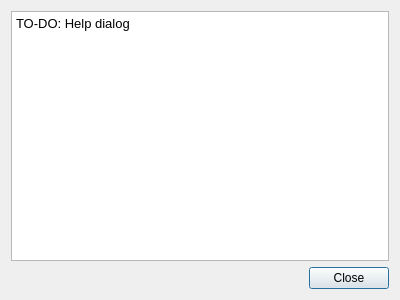
<?xml version="1.0" encoding="UTF-8"?>
<ui version="4.0">
 <class>Dialog</class>
 <widget class="QDialog" name="Dialog">
  <property name="geometry">
   <rect>
    <x>0</x>
    <y>0</y>
    <width>400</width>
    <height>300</height>
   </rect>
  </property>
  <property name="windowTitle">
   <string>Help</string>
  </property>
  <layout class="QVBoxLayout" name="verticalLayout">
   <item>
    <widget class="QTextBrowser" name="textBrowser">
     <property name="html">
      <string>&lt;!DOCTYPE HTML PUBLIC &quot;-//W3C//DTD HTML 4.0//EN&quot; &quot;http://www.w3.org/TR/REC-html40/strict.dtd&quot;&gt;
&lt;html&gt;&lt;head&gt;&lt;meta name=&quot;qrichtext&quot; content=&quot;1&quot; /&gt;&lt;style type=&quot;text/css&quot;&gt;
p, li { white-space: pre-wrap; }
&lt;/style&gt;&lt;/head&gt;&lt;body style=&quot; font-family:'Noto Sans'; font-size:10pt; font-weight:400; font-style:normal;&quot;&gt;
&lt;p style=&quot; margin-top:0px; margin-bottom:0px; margin-left:0px; margin-right:0px; -qt-block-indent:0; text-indent:0px;&quot;&gt;&lt;span style=&quot; font-family:'Noto Sans';&quot;&gt;TO-DO: Help dialog&lt;/span&gt;&lt;/p&gt;&lt;/body&gt;&lt;/html&gt;</string>
     </property>
    </widget>
   </item>
   <item>
    <widget class="QDialogButtonBox" name="buttonBox">
     <property name="orientation">
      <enum>Qt::Horizontal</enum>
     </property>
     <property name="standardButtons">
      <set>QDialogButtonBox::Close</set>
     </property>
    </widget>
   </item>
  </layout>
 </widget>
 <resources/>
 <connections>
  <connection>
   <sender>buttonBox</sender>
   <signal>accepted()</signal>
   <receiver>Dialog</receiver>
   <slot>accept()</slot>
   <hints>
    <hint type="sourcelabel">
     <x>248</x>
     <y>254</y>
    </hint>
    <hint type="destinationlabel">
     <x>157</x>
     <y>274</y>
    </hint>
   </hints>
  </connection>
  <connection>
   <sender>buttonBox</sender>
   <signal>rejected()</signal>
   <receiver>Dialog</receiver>
   <slot>reject()</slot>
   <hints>
    <hint type="sourcelabel">
     <x>316</x>
     <y>260</y>
    </hint>
    <hint type="destinationlabel">
     <x>286</x>
     <y>274</y>
    </hint>
   </hints>
  </connection>
 </connections>
</ui>
